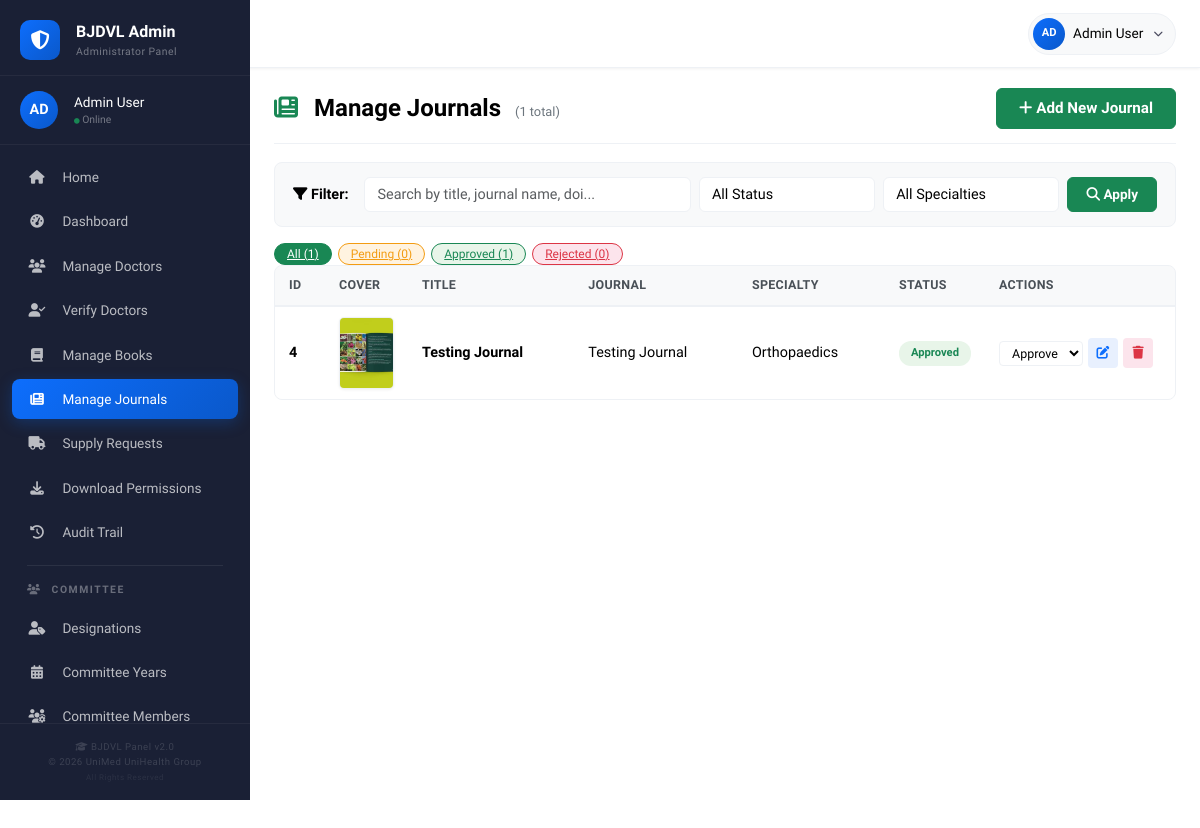
The page /admin/manage_journals.php (signed in) on the database its author committed.
### tables this page shows
CREATE TABLE `journals` (
  `id` int(11) NOT NULL,
  `title` varchar(255) NOT NULL,
  `journal_name` varchar(200) NOT NULL,
  `specialty_id` int(11) NOT NULL,
  `issue` varchar(50) DEFAULT NULL,
  `date` date DEFAULT NULL,
  `volume` varchar(50) DEFAULT NULL,
  `pages` varchar(50) DEFAULT NULL,
  `doi` varchar(100) DEFAULT NULL,
  `file_path` varchar(255) NOT NULL,
  `cover_image` varchar(255) DEFAULT NULL,
  `abstract` text DEFAULT NULL,
  `is_watermarked` tinyint(1) DEFAULT 1,
  `status` enum('pending','approved','rejected') DEFAULT 'pending',
  `uploaded_by` int(11) DEFAULT NULL,
  `download_count` int(11) DEFAULT 0,
  `view_count` int(11) DEFAULT 0,
  `created_at` timestamp NOT NULL DEFAULT current_timestamp(),
  `updated_at` timestamp NULL DEFAULT NULL ON UPDATE current_timestamp()
);

CREATE TABLE `specialties` (
  `id` int(11) NOT NULL,
  `name` varchar(100) NOT NULL,
  `description` text DEFAULT NULL,
  `status` tinyint(1) DEFAULT 1,
  `created_at` timestamp NOT NULL DEFAULT current_timestamp()
);

### admin/manage_journals.php (the view, shortened to what this page needs)
<?php
$db = Database::getInstance()->getConnection();
$searchQuery = isset($_GET['search']) ? sanitize($_GET['search']) : '';
$statusFilter = isset($_GET['status']) ? sanitize($_GET['status']) : '';
$specialtyFilter = isset($_GET['specialty']) ? intval($_GET['specialty']) : 0;
$page = isset($_GET['page']) ? intval($_GET['page']) : 1;
$perPage = 10;
$offset = ($page - 1) * $perPage;
$whereConditions = [];
$params = [];
$types = "";
$whereClause = !empty($whereConditions) ? "WHERE " . implode(" AND ", $whereConditions) : "";
$countSql = "SELECT COUNT(*) as total FROM journals j $whereClause";
$countStmt = $db->prepare($countSql);
$countStmt->execute();
$totalResult = $countStmt->get_result();
$totalJournals = $totalResult->fetch_assoc()['total'];
$sql = "SELECT j.*, s.name as specialty_name, u.name as uploaded_by_name
        FROM journals j
        LEFT JOIN specialties s ON j.specialty_id = s.id
        LEFT JOIN users u ON j.uploaded_by = u.id
        $whereClause
        ORDER BY j.created_at DESC
        LIMIT ? OFFSET ?";
$params[] = $perPage;
$params[] = $offset;
$types .= "ii";
$stmt = $db->prepare($sql);
$stmt->bind_param($types, ...$params);
$stmt->execute();
$journals = $stmt->get_result()->fetch_all(MYSQLI_ASSOC);
$statusCounts = [];
$statusQuery = $db->query("SELECT status, COUNT(*) as count FROM journals GROUP BY status");
while ($row = $statusQuery->fetch_assoc()) {
    $statusCounts[$row['status']] = $row['count'];
}
?>
<!DOCTYPE html>
<html lang="en">
<head>
    <link href="https://cdn.jsdelivr.net/npm/bootstrap@5.3.0/dist/css/bootstrap.min.css" rel="stylesheet">
    <link rel="stylesheet" href="https://cdnjs.cloudflare.com/ajax/libs/font-awesome/6.4.0/css/all.min.css">
</head>
<body>
    <?php include __DIR__ . '/../includes/admin_nav.php'; ?>
    <div class="container-fluid">
        <div class="row">
            <?php include __DIR__ . '/../includes/admin_sidebar.php'; ?>
            <main class="main-content">
                <div class="page-header">
                    <h1>
                        <i class="fas fa-newspaper"></i> Manage Journals
                        <span style="font-size: 0.8rem; font-weight: 400; color: #6c757d; margin-left: 8px;">
                            (<?php echo $totalJournals; ?> total)
                        </span>
                    </h1>
                    <button class="btn btn-success btn-add" data-bs-toggle="modal" data-bs-target="#addJournalModal">
                        <i class="fas fa-plus"></i> Add New Journal
                    </button>
                </div>
                <div class="filter-section">
                    <span class="filter-label"><i class="fas fa-filter"></i> Filter:</span>
                    <div class="filter-group">
                        <form method="GET" action="" class="d-flex flex-wrap gap-2" style="flex: 1;">
                            <input type="text" class="form-control" name="search" placeholder="Search by title, journal name, doi..." value="<?php echo htmlspecialchars($searchQuery); ?>" style="flex: 2; min-width: 180px;">
                            <select class="form-select" name="status" style="flex: 1; min-width: 130px;">
                                <option value="">All Status</option>
                            </select>
                            <select class="form-select" name="specialty" style="flex: 1; min-width: 150px;">
                                <option value="">All Specialties</option>
                            </select>
                            <button type="submit" class="btn btn-success btn-filter">
                                <i class="fas fa-search"></i> Apply
                            </button>
                        </form>
                    </div>
                </div>
                <div class="filter-badges">
                    <a href="manage_journals.php" class="badge badge-all <?php echo empty($statusFilter) ? 'active' : ''; ?>">
                        All (<?php echo array_sum($statusCounts); ?>)
                    </a>
                    <a href="?status=pending<?php echo !empty($searchQuery) ? '&search=' . urlencode($searchQuery) : ''; ?><?php echo $specialtyFilter > 0 ? '&specialty=' . $specialtyFilter : ''; ?>"
                       class="badge badge-pending <?php echo $statusFilter === 'pending' ? 'active' : ''; ?>">
                        Pending (<?php echo $statusCounts['pending'] ?? 0; ?>)
                    </a>
                    <a href="?status=approved<?php echo !empty($searchQuery) ? '&search=' . urlencode($searchQuery) : ''; ?><?php echo $specialtyFilter > 0 ? '&specialty=' . $specialtyFilter : ''; ?>"
                       class="badge badge-approved <?php echo $statusFilter === 'approved' ? 'active' : ''; ?>">
                        Approved (<?php echo $statusCounts['approved'] ?? 0; ?>)
                    </a>
                    <a href="?status=rejected<?php echo !empty($searchQuery) ? '&search=' . urlencode($searchQuery) : ''; ?><?php echo $specialtyFilter > 0 ? '&specialty=' . $specialtyFilter : ''; ?>"
                       class="badge badge-rejected <?php echo $statusFilter === 'rejected' ? 'active' : ''; ?>">
                        Rejected (<?php echo $statusCounts['rejected'] ?? 0; ?>)
                    </a>
                </div>
                <div class="table-card">
                    <div class="table-body">
                        <table>
                            <thead>
                                <tr>
                                    <th style="width: 50px;">ID</th>
                                    <th style="width: 80px;">Cover</th>
                                    <th>Title</th>
                                    <th>Journal</th>
                                    <th>Specialty</th>
                                    <th style="width: 100px;">Status</th>
                                    <th style="width: 240px;">Actions</th>
                                </tr>
                            </thead>
                            <tbody>
                                <?php if (empty($journals)): ?>
                                <tr>
                                    <td colspan="7" class="text-center py-4" style="color: #6c757d; font-size: 0.95rem;">
                                        <i class="fas fa-inbox fa-3x d-block mb-3" style="color: #dee2e6;"></i>
                                        <?php if (!empty($searchQuery) || !empty($statusFilter) || $specialtyFilter > 0): ?>
                                            No journals match your filter criteria.
                                        <?php else: ?>
                                            No journals found. Click "Add New Journal" to get started.
                                        <?php endif; ?>
                                    </td>
                                </tr>
                                <?php else: ?>
                                <?php foreach ($journals as $journal): ?>
                                <tr>
                                    <td><strong><?php echo $journal['id']; ?></strong></td>
                                    <td>
                                        <div class="journal-cover-wrapper">
                                            <?php if (!empty($journal['cover_image']) && file_exists(JOURNAL_UPLOAD_PATH . $journal['cover_image'])): ?>
                                                <img src="/uploads/journals/<?php echo htmlspecialchars($journal['cover_image']); ?>"
                                                     alt="<?php echo htmlspecialchars($journal['title']); ?>"
                                                     loading="lazy">
                                            <?php else: ?>
                                                <div class="cover-fallback">
                                                    <i class="fas fa-file-alt"></i>
                                                </div>
                                            <?php endif; ?>
                                        </div>
                                    </td>
                                    <td><strong><?php echo htmlspecialchars($journal['title']); ?></strong></td>
                                    <td><?php echo htmlspecialchars($journal['journal_name']); ?></td>
                                    <td><?php echo htmlspecialchars($journal['specialty_name'] ?? 'N/A'); ?></td>
                                    <td>
                                        <span class="status-badge <?php echo $journal['status']; ?>">
                                            <?php echo ucfirst($journal['status']); ?>
                                        </span>
                                    </td>
                                    <td>
                                        <div class="action-group">
                                            <form method="POST" action="" class="d-inline">
                                                <select name="status" class="status-select" onchange="this.form.submit()">
                                                    <option value="approved" <?php echo $journal['status'] == 'approved' ? 'selected' : ''; ?>>Approve</option>
                                                </select>
                                            </form>
                                            <a href="/admin/edit_journal.php?id=<?php echo $journal['id']; ?>" class="action-btn edit" title="Edit Journal">
                                                <i class="fas fa-edit"></i>
                                            </a>
                                            <a href="?delete=1&id=<?php echo $journal['id']; ?><?php echo !empty($searchQuery) ? '&search=' . urlencode($searchQuery) : ''; ?><?php echo !empty($statusFilter) ? '&status=' . urlencode($statusFilter) : ''; ?><?php echo $specialtyFilter > 0 ? '&specialty=' . $specialtyFilter : ''; ?><?php echo $page > 1 ? '&page=' . $page : ''; ?>"
                                               class="action-btn delete" onclick="return confirm('Are you sure you want to delete this journal?')" title="Delete Journal">
                                                <i class="fas fa-trash"></i>
                                            </a>
                                        </div>
                                    </td>
                                </tr>
                                <?php endforeach; ?>
                                <?php endif; ?>
                            </tbody>
                        </table>
                    </div>
                </div>
            </main>
        </div>
    </div>
</body>
</html>

### admin/manage_journals.php (style rules this page uses)
* { margin: 0; padding: 0; box-sizing: border-box; }
body { font-family: 'Cambria', Georgia, serif; background: #ffffff; color: #000000; overflow-x: hidden; font-size: 16px; }
.main-content { margin-left: 250px; padding: 20px 24px 24px; min-height: 100vh; transition: all 0.3s ease; max-width: calc(100% - 250px); overflow-x: hidden; background: #ffffff; }
.page-header { display: flex; justify-content: space-between; align-items: center; flex-wrap: wrap; padding: 0 0 14px 0; border-bottom: 1px solid #eef1f5; margin-bottom: 18px; }
.page-header h1 { font-weight: 700; font-size: 1.5rem; color: #000000; margin: 0; }
.page-header h1 i { color: #198754; margin-right: 10px; }
.page-header .btn-add { font-weight: 600; padding: 8px 22px; border-radius: 6px; font-size: 0.95rem; }
.filter-section { background: #f8f9fa; border-radius: 8px; border: 1px solid #eef1f5; padding: 14px 18px; margin-bottom: 16px; display: flex; flex-wrap: wrap; align-items: center; gap: 12px; }
.filter-section .filter-label { font-weight: 600; font-size: 0.9rem; color: #000000; margin-right: 4px; }
.filter-section .filter-group { display: flex; flex-wrap: wrap; align-items: center; gap: 8px; flex: 1; }
.filter-section .filter-group .form-control, .filter-section .filter-group .form-select { font-size: 0.9rem; padding: 6px 12px; border-radius: 6px; border: 1.5px solid #eef1f5; background: #ffffff; color: #000000; min-width: 160px; }
.filter-section .filter-group .btn-filter { font-weight: 600; font-size: 0.85rem; padding: 6px 18px; border-radius: 6px; }
.filter-badges { display: flex; flex-wrap: wrap; gap: 6px; margin-top: 6px; }
.filter-badges .badge { font-size: 0.75rem; padding: 4px 12px; border-radius: 12px; font-weight: 500; cursor: pointer; transition: all 0.2s ease; border: 1.5px solid transparent; }
.filter-badges .badge-all { background: #e8f5e9; color: #198754; border-color: #198754; }
.filter-badges .badge-all.active { background: #198754; color: #fff; }
.filter-badges .badge-pending { background: #fff3e0; color: #f39c12; border-color: #f39c12; }
.filter-badges .badge-approved { background: #e8f5e9; color: #198754; border-color: #198754; }
.filter-badges .badge-rejected { background: #fce4ec; color: #dc3545; border-color: #dc3545; }
.table-card { background: #f8f9fa; border-radius: 8px; border: 1px solid #eef1f5; overflow: hidden; }
.table-card .table-body { padding: 0; overflow-x: auto; -webkit-overflow-scrolling: touch; }
.table-card .table-body table { margin: 0; font-size: 0.9rem; width: 100%; min-width: 950px; background: #ffffff; }
.table-card .table-body table thead th { background: #f8f9fa; color: #495057; font-weight: 600; border-bottom: 2px solid #eef1f5; padding: 10px 14px; white-space: nowrap; font-size: 0.78rem; text-transform: uppercase; letter-spacing: 0.3px; }
.table-card .table-body table tbody td { padding: 10px 14px; vertical-align: middle; border-bottom: 1px solid #f0f4f8; color: #000000; font-size: 0.9rem; }
.table-card .table-body table tbody tr:last-child td { border-bottom: none; }
.journal-cover-wrapper { width: 55px; height: 72px; border-radius: 5px; overflow: hidden; background: #e8f5e9; display: flex; align-items: center; justify-content: center; border: 1px solid #eef1f5; box-shadow: 0 1px 3px rgba(0,0,0,0.06); position: relative; }
.journal-cover-wrapper img { width: 100%; height: 100%; object-fit: cover; display: block; }
.status-badge { padding: 4px 12px; border-radius: 12px; font-size: 0.7rem; font-weight: 600; display: inline-block; }
.status-badge.approved { background: #e8f5e9; color: #198754; }
.action-btn { width: 30px; height: 30px; border-radius: 4px; border: none; display: inline-flex; align-items: center; justify-content: center; font-size: 0.8rem; transition: all 0.2s ease; cursor: pointer; text-decoration: none; }
.action-btn.edit { background: #e8f0fe; color: #0d6efd; }
.action-btn.delete { background: #fce4ec; color: #dc3545; }
.action-group { display: flex; gap: 5px; flex-wrap: wrap; align-items: center; }
.status-select { font-size: 0.78rem; padding: 3px 8px; border-radius: 4px; border: 1.5px solid #eef1f5; background: #ffffff; color: #000000; cursor: pointer; transition: all 0.2s ease; }
.form-control, .form-select { border-radius: 6px; border: 1.5px solid #eef1f5; font-size: 0.95rem; color: #000000; background: #ffffff; padding: 8px 14px; }

### rows shown on the page
journals: id "4", cover_image (picture), title "Testing Journal", journal_name "Testing Journal", specialty.name "Orthopaedics", status "Approved", status "Approve"

### other values the page prints
substr($_SESSION['user_name'] ?? 'A', 0, 2) "AD"
$_SESSION['user_name'] "Admin User"
$totalJournals "1"
array_sum($statusCounts) "1"
$statusCounts['pending'] "0"
$statusCounts['approved'] "1"
$statusCounts['rejected'] "0"
